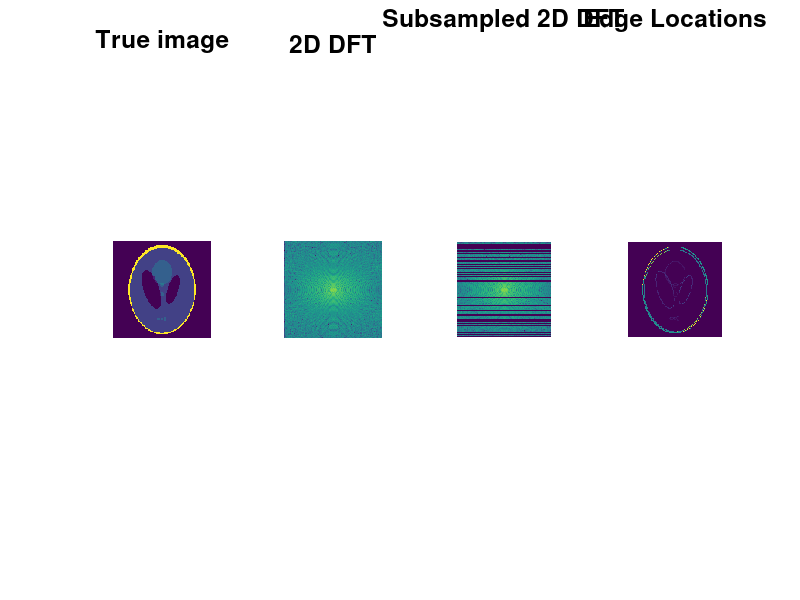

The MATLAB source for this figure: (Note: this script raises an error after producing the figure.)
%% Get data and parameters started
s1 = 128; % Size of image to simulate
s2 = s1;
lambda2 = 10^5; % Regularization parameter for L2 formulation
lambda = 10^2; % Regularization parameter for L1 formulation (different from L2, since scaling is different)

% Load some data and create auxiliary matrices
rng(0); % Control the random number generator for repeatable, yet random-looking, results
im_mr = phantom(s1);
im_mr = im_mr/max(abs(im_mr(:)));
im_mr1 = im_mr; % Noiseless
im_mr = im_mr1 + 0.0*randn(size(im_mr));
[s1,s2] = size(im_mr);
data = fftshift(fft2(ifftshift(im_mr)));

% Create subsampling mask
mask = [rand(s1,1)>0.53];
mask(round(s1*3/7):round(s1*4/7))=1;
mask = repmat(mask,[1 s2]);
mask = mask>0;

% Create the subsampled data using our mask
x1 = fftshift(ifft2(ifftshift(data.*mask)));
data = data(mask(:));
m = mask(:);

% Zero-padded solution
fx1 = zeros(s1,s2);
fx1(m) = data;
x1 = fftshift(ifft2(ifftshift(fx1)));

% Create D (Note this is a simple finite differences matrix)
D = eye(s1) - circshift(eye(s1),[0, -1]);
D = sparse(D); 
I = speye(s1);
D2 = [kron(I,D);kron(D,I)];

% Display our image and FFT, as well as subsampled data and edge locations
% (for reference)
figure(1)
fs = 16;
subplot(1,4,1)
imagesc(abs(im_mr));axis equal tight off; drawnow;pause(0.001);
title('True image');set(gca,'FontSize',fs)
subplot(1,4,2)
imagesc(log(abs(fftshift(fft2(ifftshift(im_mr))))));axis equal tight off; drawnow;pause(0.001);
title('2D DFT');set(gca,'FontSize',fs)
subplot(1,4,3)
imagesc(log(mask.*abs(fftshift(fft2(ifftshift(im_mr))))));axis equal tight off; drawnow;pause(0.001);
title('Subsampled 2D DFT');set(gca,'FontSize',fs)
dx = D2*im_mr(:);
dx = reshape(abs(dx(1:end/2)) + abs(dx(end/2+1:end)),[s1 s2]);
subplot(1,4,4)
imagesc(dx);axis equal tight off; drawnow;pause(0.001);
title('Edge Locations');set(gca,'FontSize',fs)



%% L2: start running (CG algorithm only)
x = 0.1+zeros(s1*s2,1);
%x = im_mr1(:); % Could also initialize with zero-padded solution
allf = [];
niter = 400;
w = ones(size(D2,1),1);

x = x(:);
k=0;
[f,g] = evalGradients_L2(x, [s1,s2], data, m, lambda2, D2,w);
allf = [allf,f];
if norm(g)>1e-6
    d = -g;
    while k<=niter
        fd = fftshift(fft2(ifftshift(reshape(d,[s1,s2]))));
        fxfd = s1*s2*fftshift(ifft2(ifftshift(fd.*reshape(m,[s1 s2]))));
        Qd = fxfd(:) + lambda2*D2'*(conj(w).*w.*(D2*d(:)));
        a = -(g'*d)/(d'*Qd);
        x = x + a*d;
        [f,g] = evalGradients_L2(x, [s1,s2], data, m, lambda2, D2,w);
        allf = [allf,f];
        if norm(g)>1e-6
            b = (g'*Qd)/(d'*Qd);
            d = -g + b*d;
        else
            k=niter;
        end
        k=k+1;
    end
end
xL2 = reshape(x,[s1,s2]);

% Display L2 results
figure(2)
subplot(1,4,1)
imagesc(abs(im_mr));axis equal tight off; drawnow;pause(0.001);
title('True image');set(gca,'FontSize',fs)
subplot(1,4,2)
imagesc(abs(x1));axis equal tight off; drawnow;pause(0.001);
title('Direct recon');set(gca,'FontSize',fs)
subplot(1,4,3)
imagesc(abs(xL2));axis equal tight off; drawnow;pause(0.001);
title(['L2 recon, \lambda = ' num2str(lambda2)]);set(gca,'FontSize',fs)
subplot(1,4,4)
imagesc(0*abs(xL2));axis equal tight off; drawnow;pause(0.001);




%% L1: start running (CG algorithm only)
x = zeros(s1*s2,1);
%x = im_mr1(:); % Could also initialize with zero-padded solution
allf = [];
niter = 150;

mu = 1e-6;

x = x(:);
k=0;
[f,g] = evalGradients_L1(x, [s1,s2], data, m, lambda, D2,mu);
allf = [allf,f];
if norm(g)>1e-6
    d = -g;
    while k<=niter

        % Line search for a
        a0 = 0;
        b0 = 1;
        for kg=1:60
            a1 = x + d*a0 + d*(b0-a0)*0.382;
            b1 = x + d*a0 + d*(b0-a0)*0.618;
            fa1 = evalGradients_L1(a1, [s1,s2], data, m, lambda, D2,mu);
            fb1 = evalGradients_L1(b1, [s1,s2], data, m, lambda, D2,mu);
            if fb1<fa1
                a0 = a0 + 0.382*(b0-a0);
            else
                b0 = a0 + 0.618*(b0-a0);
            end
        end
        alpha = (a0+b0)/2;
        
        x = x + alpha*d;
        
        gprevious = g;
        [f,g] = evalGradients_L1(x, [s1,s2], data, m, lambda, D2,mu);
         disp(['Iteration: ' num2str(k)  ' , cost = ' num2str(f)]);
        
        allf = [allf,f];
        if norm(g)>1e-6
            if rem(k+1,30)>0
                b = (g'*g)/(gprevious'*gprevious);
                d = -g + b*d;
            else
                d = -g;
            end    
        else
            k=niter;
        end
        k=k+1;


        % Display L1 results
        subplot(1,4,4)
        imagesc(abs(reshape(x,[s1 s2])));axis equal tight off; 
        title(['L1 recon']);set(gca,'FontSize',fs);drawnow;pause(0.001);

    end
end
xL1 = reshape(x,[s1,s2]);





